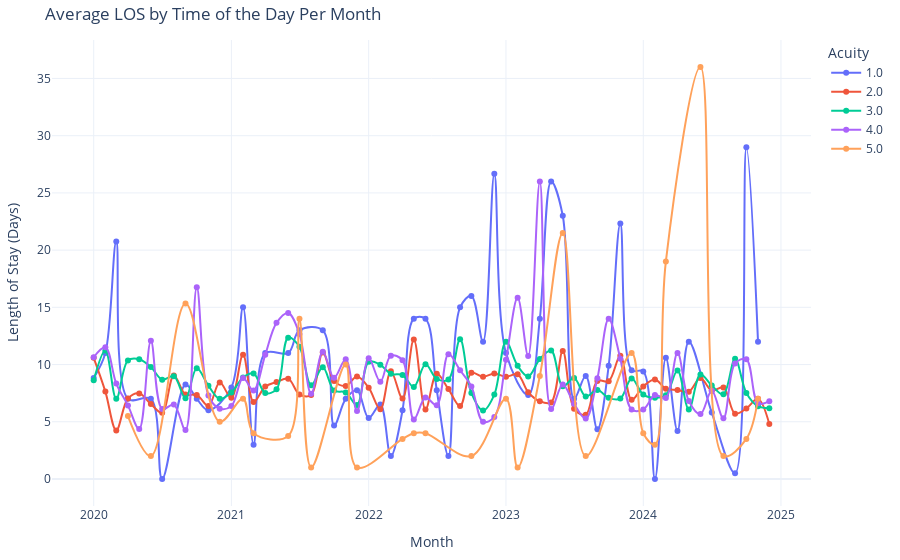

The notebook cell saved with this chart:
### Code cell
import plotly.graph_objects as go

methods = monthly_avg_acuity['acuity'].unique()

# Create a trace for each method
traces = [
    go.Scatter(
        x=monthly_avg_acuity[monthly_avg_acuity['acuity'] == method]['year_month'],
        y=monthly_avg_acuity[monthly_avg_acuity['acuity'] == method]['Los'],
        mode='lines+markers',
        name=str(method),
        line=go.scatter.Line(shape='spline')
    )
    for method in methods
]

# Assemble the figure
fig = go.Figure(data=traces)
fig.update_layout(
    title='Average LOS by Time of the Day Per Month',
    xaxis_title='Month',
    yaxis_title='Length of Stay (Days)',
    template='plotly_white',
    legend_title='Acuity',
    margin=dict(l=40, r=20, t=40, b=40)
)

fig.show()
